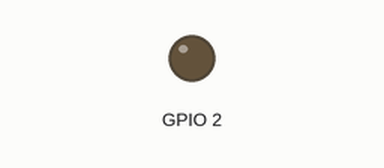
The program below on a simulated Raspberry Pi (BCM pin numbers). Shown: output pins drawn as LEDs (lit = HIGH). Threads take turns every 2 ms.

Above: at 0.1 s.
At 1.1 s:
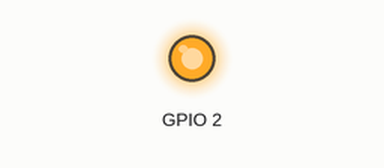
Timing chart, 0 to 2.6 s (numbered marks = the images above):
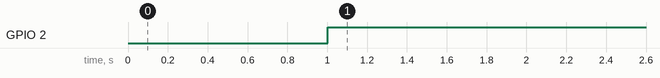

Measured:
- by itself, GPIO 2: LOW → HIGH at 1.0 s

The program:

Timer.py
```python
import RPi.GPIO as GPIO
from    threading import Timer

def System_vidInit():
    GPIO.setmode(GPIO.BCM)
    GPIO.setup( 2 , GPIO.OUT )
    GPIO.output(2 , GPIO.LOW)


LED_State = 0

def ToggleLED():

    global LED_State

    if   LED_State == 0:
        GPIO.output(2 , GPIO.HIGH)
        LED_State = 1

    elif LED_State == 1:
        GPIO.output(2 , GPIO.LOW)
        LED_State = 0

    else :
        pass

System_vidInit()
t = Timer(1 , ToggleLED)
t.start()

while True :
    pass
```
